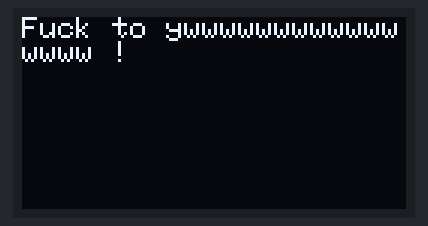
A sketch run on a simulated Arduino Uno, built with avr-gcc and run on an emulated ATmega328P. On the bench: 128×64 one-colour display.

Above: at 0.1 s.

The sketch:

WemosD1_OLED.ino
```cpp
#include <Adafruit_GFX.h>
#include <Adafruit_SSD1306.h>

#define OLED_Address 0x3C
Adafruit_SSD1306 oled(1);

void setup() {
  oled.begin(SSD1306_SWITCHCAPVCC, OLED_Address);
}

void loop() {
  oled.clearDisplay();
  oled.setTextColor(WHITE);
  oled.setCursor(0, 0);
  oled.println("Fuck to ywwwwwwwwwwwwwwww !");
  oled.display();
}
```
